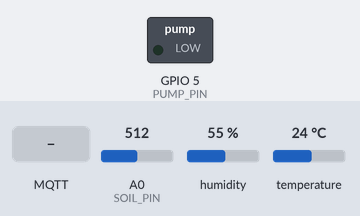
Bench run of a sketch on a simulated ESP8266 (NodeMCU). On the bench: switched loads named in the sketch (green lamp = pin HIGH). The test bench sets the inputs (shaded band); at power-on: A0 (SOIL_PIN) = 512, humidity 55 %, temperature 24 °C. WiFi joins after 1.5 s; servers stay silent unless stated; no MQTT or app messages arrive unless stated; what the sketch prints to the serial monitor is not drawn.

Above: at 2.8 s.
2.9 s: MQTT message "on" arrives on the first subscribed topic
At 3.5 s:
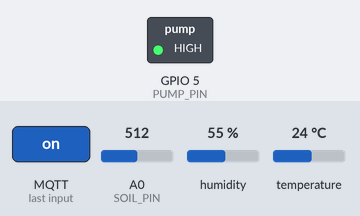
11.5 s: MQTT message "off" arrives on the first subscribed topic
At 12.4 s:
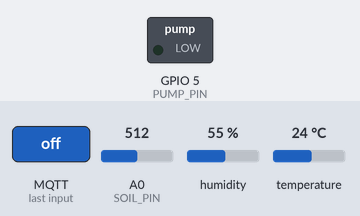
Timing chart, 0 to 14.5 s (numbered marks = the images above; inputs shaded):
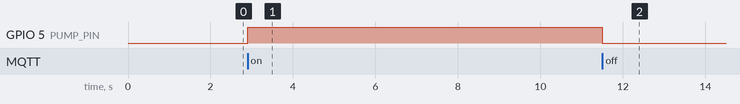

Measured:
- after the input at 2.9 s, GPIO 5 (PUMP_PIN): LOW → HIGH at once
- after the input at 11.5 s, GPIO 5 (PUMP_PIN): HIGH → LOW at once

The sketch:

ESP8266.ino
```cpp
/*
  ESP8266 MQTT example for Project-iot
  - Connects to WiFi
  - Publishes sensor readings (DHT + analog soil) as JSON to MQTT
  - Subscribes to pump control topics and publishes pump status

  Wiring (example):
  - DHT22 data -> D2 (GPIO4)
  - Soil analog -> A0
  - Pump control (simulated) -> D1 (GPIO5) (use a relay module between pin and pump)

  Required libraries:
  - ESP8266 board support (Arduino IDE / PlatformIO)
  - PubSubClient
  - DHT sensor library (by Adafruit)
  - ArduinoJson (optional but used here)

  Topics used (configurable):
  - Publish readings: sensors/<device_id>/reading
  - Subscribe control: pump/+/control  (e.g., pump/zone1/control)
  - Publish pump status: pump/status
*/

#include <ESP8266WiFi.h>
#include <PubSubClient.h>
#include <DHT.h>
#include <ArduinoJson.h>

// ====== CONFIG ======
// Replace with your WiFi credentials
const char* WIFI_SSID = "YOUR_WIFI_SSID";
const char* WIFI_PASS = "YOUR_WIFI_PASSWORD";

// MQTT broker (match your Project-iot broker)
// For this environment the broker is reachable at 10.0.3.249.
// If you run Mosquitto on another machine or network, replace this with that host IP.
const char* MQTT_BROKER = "10.0.3.249";
const uint16_t MQTT_PORT = 1883;
const char* MQTT_USER = ""; // set if needed
const char* MQTT_PASS = ""; // set if needed

// Unique device id (use MAC or custom id)
String deviceId;

// Topics
String topic_reading; // sensors/<deviceId>/reading
const char* topic_sub_control = "pump/+/control"; // wildcard subscription
const char* topic_pump_status = "pump/status";

// Pins
// Use raw GPIO numbers for compatibility with ESP8266 boards.
// NodeMCU D2 = GPIO4, D1 = GPIO5.
#define DHTPIN 4
#define DHTTYPE DHT22
#define SOIL_PIN A0
#define PUMP_PIN 5

// Timings
const unsigned long PUBLISH_INTERVAL_MS = 10000; // 10s

DHT dht(DHTPIN, DHTTYPE);
WiFiClient espClient;
PubSubClient client(espClient);
unsigned long lastPublish = 0;

void connectWiFi() {
  Serial.printf("Connecting to %s\n", WIFI_SSID);
  WiFi.mode(WIFI_STA);
  WiFi.begin(WIFI_SSID, WIFI_PASS);
  int tries = 0;
  while (WiFi.status() != WL_CONNECTED) {
    delay(500);
    Serial.print('.');
    if (++tries > 60) break; // give up after ~30s
  }
  if (WiFi.status() == WL_CONNECTED) {
    Serial.println();
    Serial.print("WiFi connected, IP: ");
    Serial.println(WiFi.localIP());
  } else {
    Serial.println();
    Serial.println("WiFi connect failed");
  }
}

void mqttCallback(char* topic, byte* payload, unsigned int length) {
  // Payload is not null-terminated
  String t = String(topic);
  Serial.print("MQTT message on topic: "); Serial.println(t);

  String msg;
  for (unsigned int i = 0; i < length; i++) msg += (char)payload[i];
  Serial.print("Payload: "); Serial.println(msg);

  // Simple handling: look for "on" or "off" in payload
  if (msg.indexOf("on") >= 0 || msg.indexOf("1") >= 0) {
    digitalWrite(PUMP_PIN, HIGH);
    publishPumpStatus(true);
  } else if (msg.indexOf("off") >= 0 || msg.indexOf("0") >= 0) {
    digitalWrite(PUMP_PIN, LOW);
    publishPumpStatus(false);
  }
}

void publishPumpStatus(bool on) {
  StaticJsonDocument<200> doc;
  doc["deviceId"] = deviceId;
  doc["state"] = on ? "on" : "off";
  doc["timestamp"] = millis();
  char buffer[256];
  size_t n = serializeJson(doc, buffer);
  client.publish(topic_pump_status, buffer, n);
  Serial.print("Published pump status: "); Serial.println(buffer);
}

void connectMQTT() {
  if (!client.connected()) {
    Serial.print("Connecting to MQTT...");
    String clientId = "esp8266-" + deviceId;
    if (client.connect(clientId.c_str(), MQTT_USER, MQTT_PASS)) {
      Serial.println("connected");
      // Subscribe to control topics
      client.subscribe(topic_sub_control);
      // Publish initial pump status
      publishPumpStatus(digitalRead(PUMP_PIN) == HIGH);
    } else {
      Serial.print("failed, rc=");
      Serial.print(client.state());
      Serial.println(" try again in 5s");
      delay(5000);
    }
  }
}

void setup() {
  Serial.begin(115200);
  delay(100);

  // derive deviceId from MAC
  uint8_t mac[6];
  WiFi.macAddress(mac);
  char macStr[13];
  sprintf(macStr, "%02X%02X%02X%02X%02X%02X", mac[0],mac[1],mac[2],mac[3],mac[4],mac[5]);
  deviceId = String(macStr);
  topic_reading = "sensors/" + deviceId + String("/reading");

  pinMode(PUMP_PIN, OUTPUT);
  digitalWrite(PUMP_PIN, LOW);

  dht.begin();

  connectWiFi();

  client.setServer(MQTT_BROKER, MQTT_PORT);
  client.setCallback(mqttCallback);
}

void loop() {
  if (WiFi.status() != WL_CONNECTED) {
    connectWiFi();
  }

  if (!client.connected()) {
    connectMQTT();
  }
  client.loop();

  unsigned long now = millis();
  if (now - lastPublish >= PUBLISH_INTERVAL_MS) {
    lastPublish = now;

    float temp = dht.readTemperature();
    float hum = dht.readHumidity();
    int soil = analogRead(SOIL_PIN);

    if (isnan(temp) || isnan(hum)) {
      Serial.println("Failed to read from DHT sensor!");
      return;
    }

    StaticJsonDocument<256> doc;
    doc["deviceId"] = deviceId;
    doc["temperature"] = temp;
    doc["humidity"] = hum;
    doc["soil_moisture_raw"] = soil;
    doc["pump_state"] = (digitalRead(PUMP_PIN) == HIGH) ? "on" : "off";
    doc["timestamp"] = now;

    char payload[512];
    size_t len = serializeJson(doc, payload);
    client.publish(topic_reading.c_str(), payload, len);

    Serial.print("Published reading to "); Serial.println(topic_reading);
    Serial.println(payload);
  }
}
```
